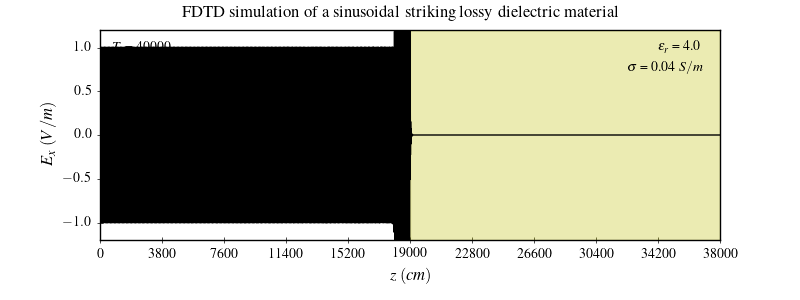

Generate this figure with Julia:
#!/usr/bin/env julia
# File: test_1_5.jl
# Name: D.Saravanan
# Date: 27/02/2025

""" Simulation of a propagating sinusoidal wave of 700 MHz striking a lossy
dielectric with a dielectric constant of 4 and conductivity of 0.04 (S/m) """

import PyPlot as plt
using Printf

plt.matplotlib.style.use("classic")
plt.matplotlib.style.use("../pyplot.mplstyle")


function visualize(ns::Int, nx::Int, epsr::Float32, sigma::Float32, cb::Array{Float32}, ex::Array{Float32})::Nothing
    fig, ax = plt.subplots(figsize=(8,3), gridspec_kw=Dict("hspace"=>0.2))
    fig.suptitle("FDTD simulation of a sinusoidal striking lossy dielectric material")
    medium = epsr > 1 ? findall(x->x!=0,0.5./cb.-1) : 0.5./cb.-1
    ax.plot(0:nx-1, ex, color="k", linewidth=1.0)
    ax.axvspan(medium[1], medium[end], color="y", alpha=0.3)
    ax.set(xlim=(0, nx-1), ylim=(-1.2, 1.2))
    ax.set(xticks=0:Int(ceil(nx/500)*50):nx)
    ax.set(xlabel="\$z\\;(cm)\$", ylabel="\$E_x\\;(V/m)\$")
    ax.text(0.02, 0.90, "\$T\$ = $ns", transform=ax.transAxes)
    ax.text(0.90, 0.90, "\$\\epsilon_r\$ = $epsr", transform=ax.transAxes)
    ax.text(0.85, 0.80, "\$\\sigma\$ = $sigma \$S/m\$", transform=ax.transAxes)
    plt.subplots_adjust(bottom=0.2, hspace=0.45)
    plt.savefig("test_1_5.png", dpi=100)
end


function sinusoidal(t::Int32, ds::Float32, freq::Float32)::Float32
    dt::Float32 = ds/6e8  # time step (s)
    return sin(2*pi*freq*dt*t)
end


function dielectric(nx::Int, dt::Float32, epsr::Float32, sigma::Float32)::Tuple
    ca = 1.0f0 .+ zeros(Float32, nx)
    cb = 0.5f0 .+ zeros(Float32, nx)
    eps0::Float32 = 8.854e-12  # vaccum permittivity (F/m)
    epsf::Float32 = dt*sigma/(2*eps0*epsr)
    ca[nx÷2+1:nx] .= (1 - epsf)/(1 + epsf)
    cb[nx÷2+1:nx] .= 0.5/(epsr*(1 + epsf))
    return ca, cb
end


function main()

    nx::Int = 38000  # number of grid points
    ns::Int = 40000  # number of time steps

    ex = zeros(Float32, nx)
    hy = zeros(Float32, nx)

    bc = zeros(Float32, 4)

    ds::Float32 = 0.01  # spatial step (m)
    dt::Float32 = ds/6e8  # time step (s)
    epsr::Float32 = 4.0  # relative permittivity
    sigma::Float32 = 0.04  # conductivity (S/m)
    ca, cb = dielectric(nx, dt, epsr, sigma)

    stime = time_ns()

    for t in Int32.(1:ns)
        # calculate the Ex field
        @views ex[2:nx] .= ca[2:nx] .* ex[2:nx] .+ cb[2:nx] .* (hy[1:nx-1] .- hy[2:nx])
        # put a sinusoidal wave at the low end
        ex[2] += sinusoidal(t, 0.01f0, 700f6)
        # absorbing boundary conditions
        ex[1], bc[1], bc[2] = bc[1], bc[2], ex[2]
        ex[nx], bc[4], bc[3] = bc[4], bc[3], ex[nx-1]
        # calculate the Hy field
        @views hy[1:nx-1] .+= 0.5 .* (ex[1:nx-1] .- ex[2:nx])
    end

    ntime = time_ns()
    @printf("Total compute time on CPU: %.3f s\n", (ntime - stime)/1e9)

    println(ex[1:50])
    visualize(ns, nx, epsr, sigma, cb, ex)
end


if abspath(PROGRAM_FILE) == @__FILE__
    main()
end
